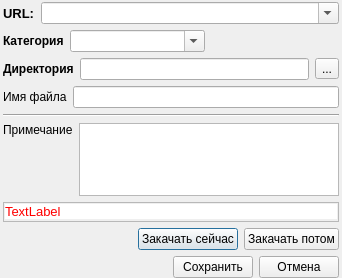
<?xml version="1.0" encoding="UTF-8"?>
<ui version="4.0">
 <class>AddTaskDialog</class>
 <widget class="QDialog" name="AddTaskDialog">
  <property name="geometry">
   <rect>
    <x>0</x>
    <y>0</y>
    <width>342</width>
    <height>278</height>
   </rect>
  </property>
  <property name="windowTitle">
   <string>REXLoader - </string>
  </property>
  <layout class="QVBoxLayout" name="verticalLayout_3">
   <property name="leftMargin">
    <number>3</number>
   </property>
   <property name="topMargin">
    <number>2</number>
   </property>
   <property name="rightMargin">
    <number>3</number>
   </property>
   <property name="bottomMargin">
    <number>0</number>
   </property>
   <item>
    <layout class="QHBoxLayout" name="horizontalLayout">
     <item>
      <widget class="QLabel" name="label">
       <property name="sizePolicy">
        <sizepolicy hsizetype="Minimum" vsizetype="Preferred">
         <horstretch>0</horstretch>
         <verstretch>0</verstretch>
        </sizepolicy>
       </property>
       <property name="styleSheet">
        <string notr="true">font: bold 13px;</string>
       </property>
       <property name="text">
        <string>URL:</string>
       </property>
       <property name="textInteractionFlags">
        <set>Qt::LinksAccessibleByMouse</set>
       </property>
      </widget>
     </item>
     <item>
      <widget class="QComboBox" name="urlBox">
       <property name="sizePolicy">
        <sizepolicy hsizetype="Expanding" vsizetype="Fixed">
         <horstretch>0</horstretch>
         <verstretch>0</verstretch>
        </sizepolicy>
       </property>
       <property name="cursor">
        <cursorShape>ArrowCursor</cursorShape>
       </property>
       <property name="mouseTracking">
        <bool>false</bool>
       </property>
       <property name="toolTip">
        <string comment="Enter the URL here"/>
       </property>
       <property name="editable">
        <bool>true</bool>
       </property>
       <property name="sizeAdjustPolicy">
        <enum>QComboBox::AdjustToMinimumContentsLength</enum>
       </property>
      </widget>
     </item>
    </layout>
   </item>
   <item>
    <layout class="QHBoxLayout" name="horizontalLayout_3">
     <item>
      <widget class="QLabel" name="label_3">
       <property name="styleSheet">
        <string notr="true">font: bold 12px;</string>
       </property>
       <property name="text">
        <string>Категория</string>
       </property>
      </widget>
     </item>
     <item>
      <widget class="QComboBox" name="categoryBox">
       <property name="sizePolicy">
        <sizepolicy hsizetype="Expanding" vsizetype="Fixed">
         <horstretch>0</horstretch>
         <verstretch>0</verstretch>
        </sizepolicy>
       </property>
       <property name="editable">
        <bool>true</bool>
       </property>
      </widget>
     </item>
     <item>
      <spacer name="horizontalSpacer">
       <property name="orientation">
        <enum>Qt::Horizontal</enum>
       </property>
       <property name="sizeHint" stdset="0">
        <size>
         <width>128</width>
         <height>20</height>
        </size>
       </property>
      </spacer>
     </item>
    </layout>
   </item>
   <item>
    <layout class="QHBoxLayout" name="horizontalLayout_2">
     <item>
      <widget class="QLabel" name="label_2">
       <property name="styleSheet">
        <string notr="true">font:  bold 12px;</string>
       </property>
       <property name="text">
        <string>Директория</string>
       </property>
      </widget>
     </item>
     <item>
      <widget class="QLineEdit" name="locationEdit">
       <property name="sizePolicy">
        <sizepolicy hsizetype="Expanding" vsizetype="Preferred">
         <horstretch>0</horstretch>
         <verstretch>0</verstretch>
        </sizepolicy>
       </property>
       <property name="toolTip">
        <string comment="Save location. To change it press the button to the right" extracomment="Save location. To change it press the button to the right"/>
       </property>
       <property name="readOnly">
        <bool>true</bool>
       </property>
      </widget>
     </item>
     <item>
      <widget class="QToolButton" name="browseButton">
       <property name="text">
        <string>...</string>
       </property>
      </widget>
     </item>
    </layout>
   </item>
   <item>
    <layout class="QHBoxLayout" name="horizontalLayout_6">
     <item>
      <widget class="QLabel" name="label_5">
       <property name="text">
        <string>Имя файла</string>
       </property>
      </widget>
     </item>
     <item>
      <widget class="QLineEdit" name="fileName"/>
     </item>
    </layout>
   </item>
   <item>
    <widget class="Line" name="line">
     <property name="orientation">
      <enum>Qt::Horizontal</enum>
     </property>
    </widget>
   </item>
   <item>
    <layout class="QHBoxLayout" name="horizontalLayout_5">
     <item>
      <layout class="QVBoxLayout" name="verticalLayout">
       <item>
        <widget class="QLabel" name="label_4">
         <property name="text">
          <string>Примечание</string>
         </property>
        </widget>
       </item>
       <item>
        <spacer name="verticalSpacer">
         <property name="orientation">
          <enum>Qt::Vertical</enum>
         </property>
         <property name="sizeHint" stdset="0">
          <size>
           <width>20</width>
           <height>40</height>
          </size>
         </property>
        </spacer>
       </item>
      </layout>
     </item>
     <item>
      <widget class="QTextEdit" name="textEdit">
       <property name="sizePolicy">
        <sizepolicy hsizetype="Expanding" vsizetype="Ignored">
         <horstretch>0</horstretch>
         <verstretch>0</verstretch>
        </sizepolicy>
       </property>
       <property name="tabChangesFocus">
        <bool>true</bool>
       </property>
      </widget>
     </item>
    </layout>
   </item>
   <item>
    <widget class="QFrame" name="errorFrame">
     <property name="frameShape">
      <enum>QFrame::StyledPanel</enum>
     </property>
     <property name="frameShadow">
      <enum>QFrame::Raised</enum>
     </property>
     <layout class="QVBoxLayout" name="verticalLayout_2">
      <property name="leftMargin">
       <number>1</number>
      </property>
      <property name="topMargin">
       <number>1</number>
      </property>
      <property name="rightMargin">
       <number>1</number>
      </property>
      <property name="bottomMargin">
       <number>2</number>
      </property>
      <item>
       <widget class="QLabel" name="errorLabel">
        <property name="styleSheet">
         <string notr="true">font: 13px;
color: #ff0000;
background: #ffffff;</string>
        </property>
        <property name="text">
         <string>TextLabel</string>
        </property>
        <property name="wordWrap">
         <bool>true</bool>
        </property>
        <property name="textInteractionFlags">
         <set>Qt::LinksAccessibleByMouse|Qt::TextSelectableByKeyboard|Qt::TextSelectableByMouse</set>
        </property>
       </widget>
      </item>
     </layout>
    </widget>
   </item>
   <item>
    <widget class="QFrame" name="addFrame">
     <property name="frameShape">
      <enum>QFrame::NoFrame</enum>
     </property>
     <property name="frameShadow">
      <enum>QFrame::Raised</enum>
     </property>
     <layout class="QHBoxLayout" name="horizontalLayout_4">
      <property name="margin">
       <number>0</number>
      </property>
      <item>
       <spacer name="horizontalSpacer_2">
        <property name="orientation">
         <enum>Qt::Horizontal</enum>
        </property>
        <property name="sizeHint" stdset="0">
         <size>
          <width>208</width>
          <height>20</height>
         </size>
        </property>
       </spacer>
      </item>
      <item>
       <widget class="QPushButton" name="startNowBtn">
        <property name="text">
         <string>Закачать сейчас</string>
        </property>
       </widget>
      </item>
      <item>
       <widget class="QPushButton" name="startLaterBtn">
        <property name="text">
         <string>Закачать потом</string>
        </property>
       </widget>
      </item>
     </layout>
    </widget>
   </item>
   <item>
    <widget class="QFrame" name="saveFrame">
     <property name="frameShape">
      <enum>QFrame::NoFrame</enum>
     </property>
     <property name="frameShadow">
      <enum>QFrame::Raised</enum>
     </property>
     <layout class="QHBoxLayout" name="horizontalLayout_7">
      <property name="margin">
       <number>0</number>
      </property>
      <item>
       <spacer name="horizontalSpacer_3">
        <property name="orientation">
         <enum>Qt::Horizontal</enum>
        </property>
        <property name="sizeHint" stdset="0">
         <size>
          <width>208</width>
          <height>20</height>
         </size>
        </property>
       </spacer>
      </item>
      <item>
       <widget class="QPushButton" name="saveButton">
        <property name="text">
         <string>Сохранить</string>
        </property>
       </widget>
      </item>
      <item>
       <widget class="QPushButton" name="cancelButton_2">
        <property name="text">
         <string>Отмена</string>
        </property>
       </widget>
      </item>
     </layout>
    </widget>
   </item>
  </layout>
 </widget>
 <tabstops>
  <tabstop>urlBox</tabstop>
  <tabstop>categoryBox</tabstop>
  <tabstop>locationEdit</tabstop>
  <tabstop>textEdit</tabstop>
 </tabstops>
 <resources/>
 <connections/>
</ui>
